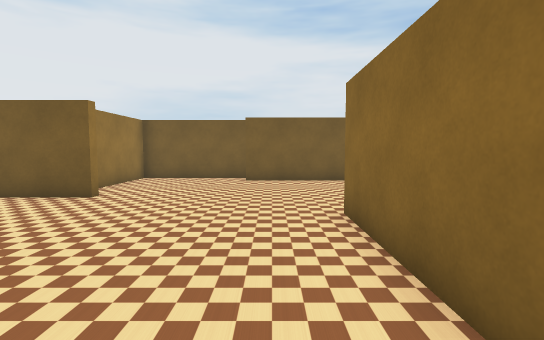
View 1 (above)

12 first-person views from a walk through a robot-simulator world made for Webots. The camera is 1.2 m above the floor, tilts 4° down and sees 85° across. The floor is counted in squares, 1 m on a side. Each view is taken from the middle of a square. On the plan, view 1 faces up. The plan holds only what a view shows up to about 13 squares ahead; the rest is blank. Robots are left out. Simple shapes and patterns stand in for the simulator's stock objects.

View 2
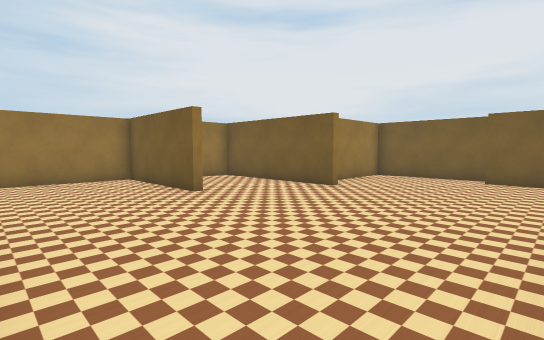

View 3
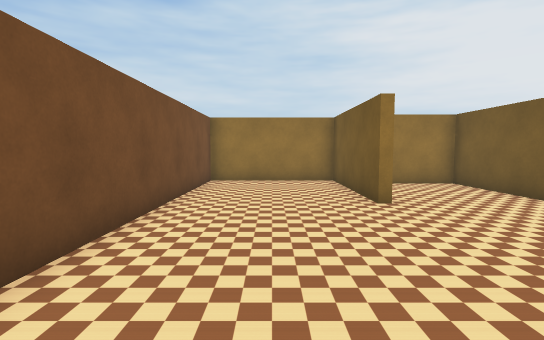

View 4
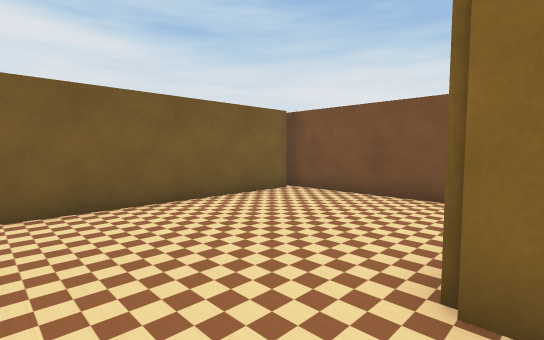

View 5
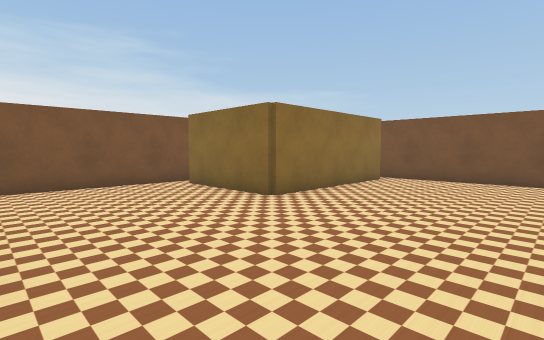

View 6
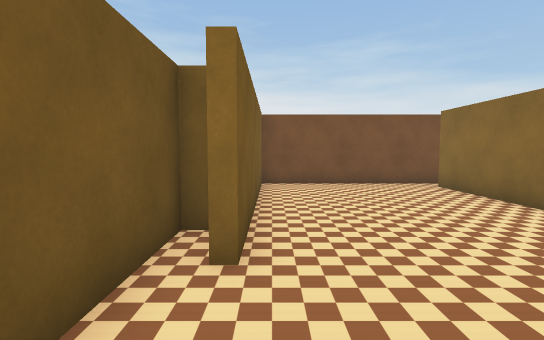

View 7
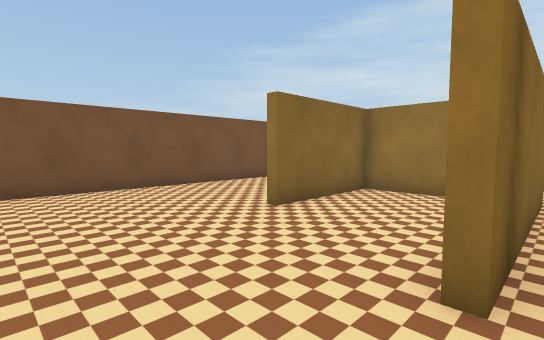

View 8
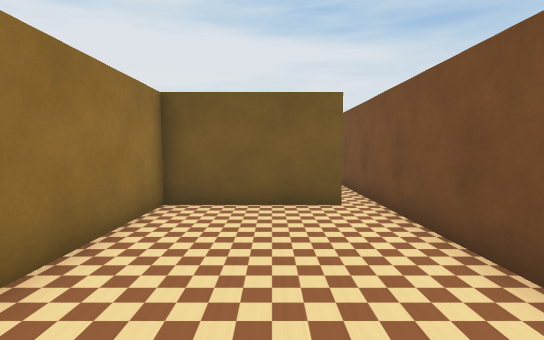

View 9
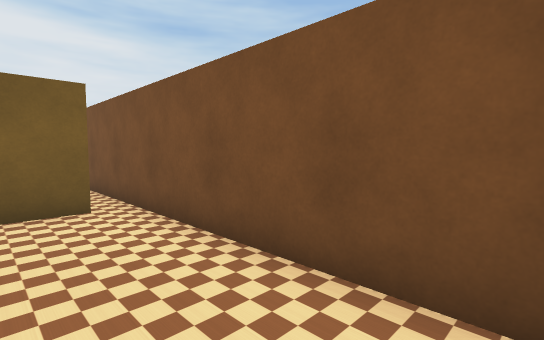

View 10
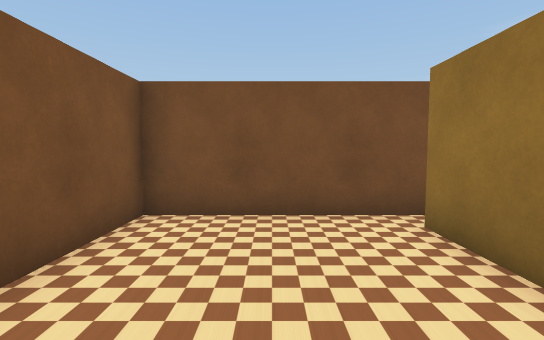

View 11
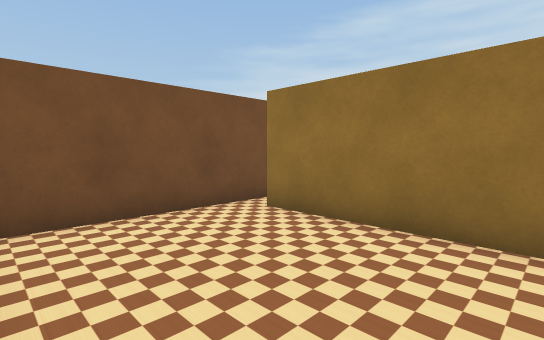

View 12
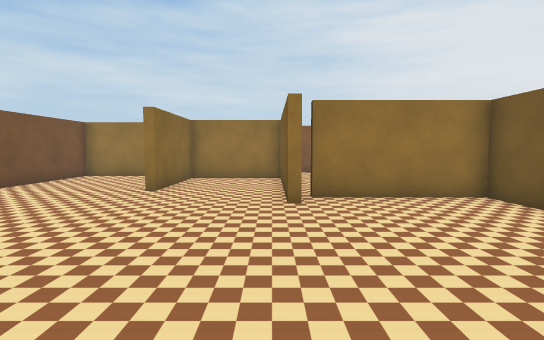

### Floor plan
Ten units are one square. View 1 is at (0, 0); x grows to the right and y downward. Boxes are objects, and circles mark ways between rooms. Rooms are numbered by the first view taken in them; rooms with no view inside come last. Other rooms are left out.
<svg viewBox="-118 -128 187 146">
<path fill="none" stroke="#000" d="M14 6 14 -56 55 -56M3 -119 3 -123 -53 -123 -53 -80 -58 -80M-105 -77 -45 -77 -45 -74 -104 -74 -104 -37 -65 -37 -65 -34 -113 -34 -113 13 14 13M64 -44 64 -118M60 -113 -10 -113 -10 -118M56 -53 16 -53 16 5M14 13 64 13 64 -44"/>
<circle cx="10" cy="10" r="3" fill="#2a7"/>
<circle cx="60" cy="-50" r="3" fill="#2a7"/>
<text x="-30" y="-50">1</text>
<text x="40" y="-20">2</text>
</svg>
Room 1 opens to room 2.

Where each view was taken, in squares from view 1:
view 1: 0 up, 0 right, facing up
view 2: 1 down, 1 right, facing up-left
view 3: 1 up, 0 right, facing left
view 4: 5 up, 1 left, facing up-right
view 5: 11 up, 4 left, facing down-right
view 6: 11 up, 4 left, facing right
view 7: 8 up, 2 left, facing down-left
view 8: 1 down, 4 right, facing up
view 9: 1 down, 4 right, facing up-right
view 10: 4 up, 4 right, facing down
view 11: 4 up, 6 right, facing down-left
view 12: 7 up, 2 right, facing left
